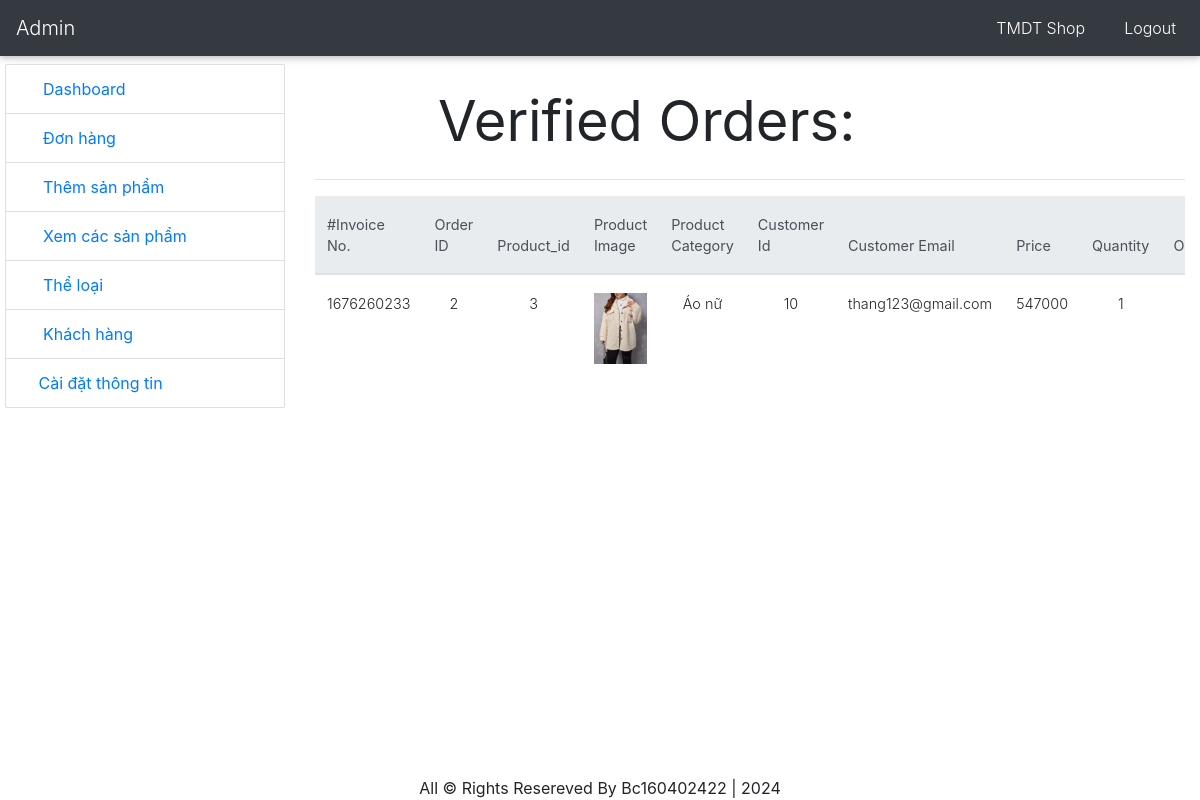
Page /tmdt-shop/admin/verified_furniture_pro.php (signed in) on the committed database.
### tables this page shows
CREATE TABLE `customer_order` (
  `order_id` int(11) NOT NULL,
  `customer_id` int(11) NOT NULL,
  `customer_email` varchar(100) NOT NULL,
  `customer_fullname` varchar(100) NOT NULL,
  `customer_address` varchar(225) NOT NULL,
  `customer_city` varchar(50) NOT NULL,
  `customer_pcode` int(11) NOT NULL,
  `customer_phonenumber` varchar(100) NOT NULL,
  `product_id` int(11) NOT NULL,
  `product_amount` int(11) NOT NULL,
  `invoice_no` int(11) NOT NULL,
  `products_qty` int(11) NOT NULL,
  `size` int(11) NOT NULL,
  `order_date` varchar(100) NOT NULL,
  `order_status` varchar(100) NOT NULL
);

CREATE TABLE `furniture_product` (
  `pid` int(11) NOT NULL,
  `title` varchar(80) NOT NULL,
  `category` int(11) NOT NULL,
  `detail` text NOT NULL,
  `price` int(11) NOT NULL,
  `image` varchar(200) NOT NULL,
  `date` varchar(100) NOT NULL,
  `status` varchar(50) NOT NULL
);

CREATE TABLE `categories` (
  `id` int(11) NOT NULL,
  `category` varchar(100) NOT NULL
);

### tmdt-shop/admin/verified_furniture_pro.php (the view, shortened to what this page needs)
<?php include("include/header.php");
?>
<div class="container-fluid mt-2">
    <div class="row">
        <div class="col-md-3">
            <?php include("include/sidebar.php");?>
        </div>
        <div class="col-md-9">
            <div class="row">
              <div class="col-md-1">
                <i class="fad fa-box-check fa-6x text-success"></i>
              </div>
              <div class="col-md-11 text-left mt-4">
               <h1 class="ml-5 display-4 font-weight-normal">Verified Orders:</h1>
              </div>
            </div>
           <hr>
        <form method="post">
         <table class="table table-responsive table-hover ">
                      <thead class="thead-light">
                          <tr>
                              <th>#Invoice No.</th>
                              <th>Order ID</th>
                              <th>Product_id</th>
                              <th>Product Image</th>
                              <th>Product Category</th>
                              <th>Customer Id</th>
                              <th>Customer Email</th>
                              <th>Price </th>
                              <th>Quantity</th>
                              <th>Order_Status</th>
                          </tr>
                      </thead>
                       <tbody class="text-center">
                          <?php
                                    $order_query = "SELECT * FROM customer_order WHERE order_status='verified'";
                                    $run = mysqli_query($con,$order_query);
                                    if(mysqli_num_rows($run) > 0){
                                        while($order_row = mysqli_fetch_array($run)){
                                            $order_invoice = $order_row['invoice_no'];
                                            $order_id      = $order_row['order_id'];
                                            $cust_id       = $order_row['customer_id'];
                                            $cust_email    = $order_row['customer_email'];
                                            $order_pro_id  = $order_row['product_id'];
                                            $order_qty     = $order_row['products_qty'];
                                            $order_amount  = $order_row['product_amount'];
                                                $pr_query = "SELECT * FROM furniture_product fp INNER JOIN categories cat ON fp.category = cat.id WHERE pid = $order_pro_id ";
                                                $pr_run   = mysqli_query($con,$pr_query);
                                                if(mysqli_num_rows($pr_run) > 0){
                                                    while($pr_row = mysqli_fetch_array($pr_run)){
                                                    $image = $pr_row['image'];
                                                    $category = $pr_row['category'];
                            ?>
                             <tr>
                                 <td>
                                 <?php echo $order_invoice;?>
                                 </td>
                                 <td>
                                 <?php echo $order_id;?>
                                 </td>
                                 <td>
                                     <?php echo $order_pro_id;?>
                                 </td>
                                 <td width="120px">
                                     <img src="img/<?php echo $image;?>" width="100%">
                                 </td>
                                 <td>
                                     <?php echo $category;?>
                                 </td>
                                 <td>
                                    <?php echo $cust_id;?>
                                 </td>
                                 <td>
                                    <?php echo $cust_email;?>
                                 </td>
                                 <td>
                                    <?php echo $order_amount;?>
                                 </td>
                                 <td><?php echo $order_qty;?></td>
                                <td>
                               </td>
                            </tr>
                           <?php
                                  }
                                }
                              }
                            }else {
                                echo "<tr><td colspan='12'><h2 class='text-center text-secondary'>You have not any verified order</h2></td></tr>";
                                }
                    ?>
                      </tbody>
                  </table>
            </form>
        </div>
    </div>
</div>
<?php include("include/footer.php"); ?>

### tmdt-shop/admin/css/style.css (style rules this page uses)
* { margin: 0px; padding: 0px; }

### rows in the picture
customer_order: invoice_no "1676260233", order_id "2", product "3", customer "10", customer_email "thang123@gmail.com", product_amount "547000", products_qty "1"
furniture_product: image (picture), categories.category "Áo nữ"
